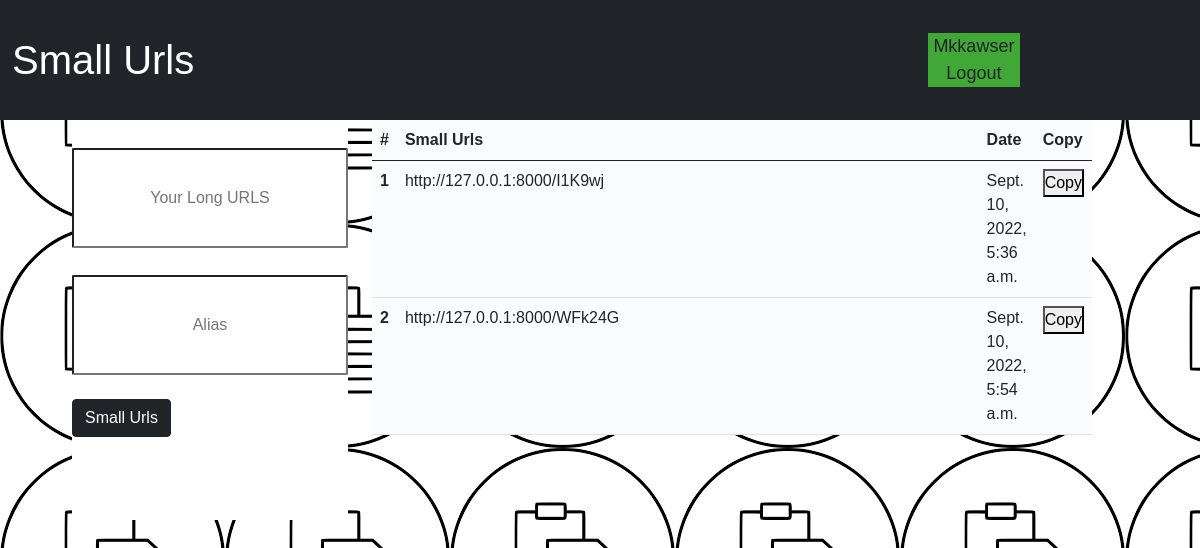
Screenshot of / (signed in) with the database file from the repository.
### urlapp/models.py (models this page shows)
class Url(models.Model):
    user = models.ForeignKey(User, on_delete=models.CASCADE)
    urls = models.CharField(max_length=255)
    alias = models.CharField(max_length=255, blank=True)
    date = models.DateTimeField(editable=False, auto_now_add=True)
    token = models.CharField(max_length=255, blank=False)

### urlapp/views.py (the view, shortened to what this page needs)
# urls.py: path('', HomePage),
def HomePage(request):
    token = get_random_string(length=6)
    dic = {
        'data': Url.objects.filter(user_id=request.user.id),
        'token': token,
        'anonymous': guest.objects.last()
    }
    return render(request, 'home.html', dic)

### templates/home.html (shortened to what this page needs)
<!DOCTYPE html>
<html lang="en">
{%load static%}
<head>
  <link rel="stylesheet" href="https://stackpath.bootstrapcdn.com/bootstrap/5.0.0-alpha1/css/bootstrap.min.css"
>
  <link rel="stylesheet" href="/static/css/style.css">
  <link rel="stylesheet" href="/static/css/Login.css">
</head>
<body>
  <nav class="navbar fixed-top navbar-expand-sm navbar-dark bg-dark NavBar">
    <div class="container-fluid">
      <a class="navbar-brand smurl" href="">Small Urls</a>
    </div>
    <div class="frof">
      {% if user.is_authenticated %}
      {{user}}
      <a class="btn-outline-dark frofa" href="{% url 'logout_page' %}">Logout</a>
      {%else%}
      {{"Guest"}} <br> <a class="btn-outline-dark frofa" href="{% url 'acc' %}">Login</a>
      {%endif%}
    </div>
  </nav>
  <form action="" method="post">
    <div class="urls">
      <input type="text" class="urlbox" name="urls" placeholder="Your Long URLS"> <br>
      <input type="text" class="urlbox" name="alias" placeholder="Alias"> <br><br>
      <input type="submit" class="btn btn-block btn-dark" value="Small Urls">
    </div>
  </form>
  {% if user.is_authenticated %}
  <table class="table table-hover tablecls">
    <thead>
      <tr>
        <th scope="col">#</th>
        <th scope="col">Small Urls </th>
        <th scope="col">Date</th>
        <th scope="col">Copy</th>
      </tr>
    </thead>
    <tbody>
      {% for p in data %}
      <tr>
        <th scope="row">{{forloop.counter}}</th>
        <td id="http://127.0.0.1:8000/{{p.token}}" class="trdata">http://127.0.0.1:8000/{{p.token}}</td>
        <td>{{p.date}}</td>
        <td>
          <button id="button1" onclick="CopyToClipboard('http://127.0.0.1:8000/{{p.token}}')">Copy</button>
        </td>
      </tr>
      {%endfor%}
    </tbody>
  </table>
  {% endif %}
</body>
</html>

### static/css/style.css (style rules this page uses)
body { background-image: url(/static/img/copy.png); background-repeat: initial; background-color: #fff445; }
.urls { background-color: rgb(255, 255, 255); position: absolute; width: 23%; height: 50%; margin-top: 10%; margin-left: 6%; }
.NavBar { background-color: red; width: auto; height: 15%; }
.smurl { font-size: 40px; }
.tablecls { position: absolute; width: 60%; height: 25%; margin-top: 10%; margin-left: 31%; background-color: rgb(250, 251, 252); }
.urlbox { text-align: center; border-radius: 1%; height: 25%; width: 100%; margin-top: 10%; }
.trdata { width: 588px; height: auto; }
.frof { background-color: #41a736; margin-right: 15%; font-size: 18px; font-family: sans-serif; width: 10%; height: auto; text-align: center; text-decoration: none; }
a.btn-outline-dark { text-decoration: none; }

### static/css/Login.css (style rules this page uses)
* { margin: 0; padding: 0; font-family: sans-serif; }

### rows the page displays
Url: token "I1K9wj", date "Sept. 10, 2022, 5:36 a.m."
Url: token "WFk24G", date "Sept. 10, 2022, 5:54 a.m."

### other values shown
{{ user }} "Mkkawser"
